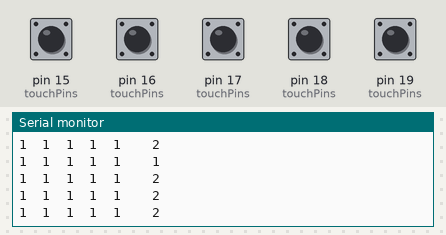
The sketch below on a simulated Arduino Mega 2560, built with avr-gcc and run on an emulated ATmega2560. On the bench: the last lines printed to the serial monitor. The inputs (shaded band) are chosen by the test bench; at power-on: pin 15 (touchPins), pin 16 (touchPins), pin 17 (touchPins), pin 18 (touchPins), pin 19 (touchPins) HIGH.

Above: at 1.2 s.
1.3 s: pin 15 (touchPins) pulled LOW for 0.15 s
4.4 s: pin 16 (touchPins) pulled LOW for 0.15 s
7.5 s: pin 17 (touchPins) pulled LOW for 0.15 s
10.6 s: pin 18 (touchPins) pulled LOW for 1 s
At 11.2 s:
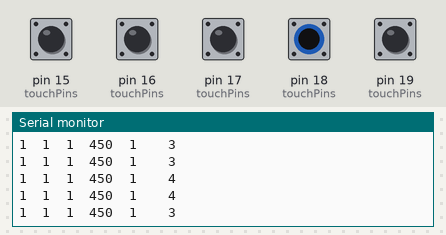
14.6 s: pin 19 (touchPins) pulled LOW for 0.15 s
17.7 s: pin 15 (touchPins) pulled LOW for 1 s
At 18.4 s:
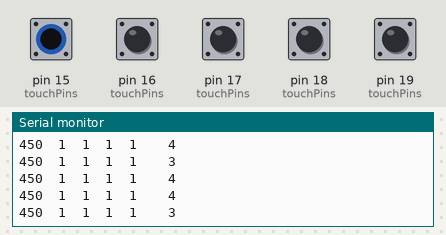
Timing chart, 0 to 20.7 s (numbered marks = the images above; inputs shaded):
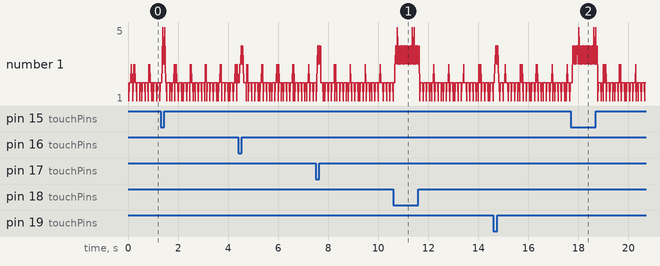

Measured:
- after the input at 10.6 s, the serial monitor: prints a new line after 0.07 s (image 1)
- after the input at 17.7 s, the serial monitor: prints a new line after 0.07 s (image 2)

The sketch:

capSense_1.ino
```cpp
#include <CapacitiveSensor.h>

/*
   CapitiveSense Library Demo Sketch
   Paul Badger 2008
   Uses a high value resistor e.g. 10M between send pin and receive pin
   Resistor effects sensitivity, experiment with values, 50K - 50M. Larger resistor values yield larger sensor values.
   Receive pin is the sensor pin - try different amounts of foil/metal on this pin

  capsense pins:
  0,1,
  3,4,
  15, 16, 17, 18, 19,
  22,23
*/
const byte numTouches = 4;
const byte touchPins[] = {3, 4, 15, 16, 17, 18, 19, 22, 23 }; // on Teensy LC

// array of objects: https://arduino.stackexchange.com/questions/53161/how-can-i-initialize-an-array-of-objects-in-setup
CapacitiveSensor *touchSensors[numTouches];
//  CapacitiveSensor   cs_4_15 = CapacitiveSensor(4, 15);       // 10M resistor between pins 4 & 2, pin 2 is sensor pin, add a wire and or foil if desired
//  CapacitiveSensor   cs_4_16 = CapacitiveSensor(4, 16);       // 10M resistor between pins 4 & 6, pin 6 is sensor pin, add a wire and or foil
//  CapacitiveSensor   cs_4_17 = CapacitiveSensor(4, 17);
//  CapacitiveSensor   cs_4_18 = CapacitiveSensor(4, 18);


void setup()
{
  for (byte i = 0; i <= numTouches; i++) {
    touchSensors[i] = new CapacitiveSensor(4, 15 + i);
    //    touchSensors[i] = new CapacitiveSensor(4, touchPins[i]);
    touchSensors[i]->set_CS_Timeout_Millis(500);
  }

  Serial.begin(9600);
  Serial.println("Teensy cap sensing \n\n");                  // print sensor output 1
  //    cs_4_15.set_CS_AutocaL_Millis(0xFFFFFFFF);     // turn off autocalibrate on channel 1 - just as an example
  //    cs_4_15.set_CS_Timeout_Millis(500);
  //    cs_4_16.set_CS_Timeout_Millis(500);
  //    cs_4_17.set_CS_Timeout_Millis(500);
  //    cs_4_18.set_CS_Timeout_Millis(500);
}

void loop()
{
  long start = millis();

  //  long total1 =  cs_4_15.capacitiveSensor(3);
  //  long total2 =  cs_4_16.capacitiveSensor(3);
  //  long total3 =  cs_4_17.capacitiveSensor(3);
  //  long total4 =  cs_4_18.capacitiveSensor(3);

  for (byte i = 0; i <= numTouches; i++) {
    long total =  touchSensors[i]->capacitiveSensor(3);
    Serial.print(total);                  // print sensor output 1
    Serial.print("\t");
  }

  //  Serial.print("\t");                    // tab character for debug windown spacing
  //  Serial.print(total2);                  // print sensor output 2
  //  Serial.print("\t");
  //  Serial.print(total3);                  // print sensor output 3
  //  Serial.print("\t");
  Serial.print("\t");
  Serial.print(millis() - start);        // check on performance in milliseconds
  Serial.println("");                // print sensor output 3

  delay(10);                             // arbitrary delay to limit data to serial port
}
```
